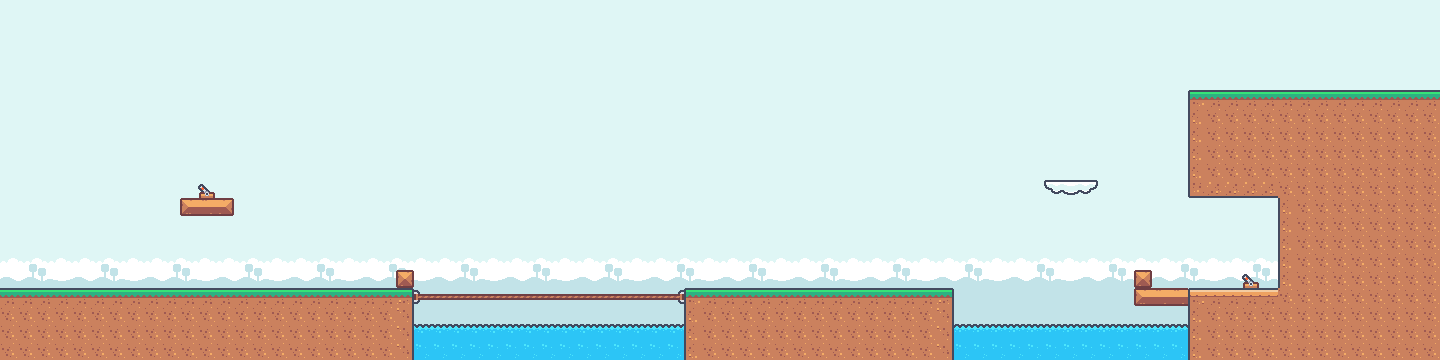

Tiled map render using the project's own tile images. Description and the map definition, with tile-layer contents summarised, below:
An orthogonal 80x20 tile map with 18x18 px tiles, 2 tile layers (Background, Ground-n-Platforms), 2 tilesets and 13 objects (12x coin, gem).

<map version="1.10" tiledversion="1.11.2" orientation="orthogonal" renderorder="right-down" width="80" height="20" tilewidth="18" tileheight="18" infinite="0" nextlayerid="5" nextobjectid="18">
 <editorsettings>
  <export target="platformer-level-2.tmj" format="json" />
 </editorsettings>
 <tileset firstgid="1" name="kenny_tilset_packed" tilewidth="18" tileheight="18" tilecount="180" columns="20">
  <image source="tilemap_packed.png" width="360" height="162" />
  <tile id="0">
   <properties>
    <property name="collides" type="bool" value="true" />
   </properties>
  </tile>
  <tile id="1">
   <properties>
    <property name="collides" type="bool" value="true" />
   </properties>
  </tile>
  <tile id="2">
   <properties>
    <property name="collides" type="bool" value="true" />
   </properties>
  </tile>
  <tile id="3">
   <properties>
    <property name="collides" type="bool" value="true" />
   </properties>
  </tile>
  <tile id="20">
   <properties>
    <property name="collides" type="bool" value="true" />
   </properties>
  </tile>
  <tile id="21">
   <properties>
    <property name="collides" type="bool" value="true" />
   </properties>
  </tile>
  <tile id="22">
   <properties>
    <property name="collides" type="bool" value="true" />
   </properties>
  </tile>
  <tile id="23">
   <properties>
    <property name="collides" type="bool" value="true" />
   </properties>
  </tile>
  <tile id="40">
   <properties>
    <property name="collides" type="bool" value="true" />
   </properties>
  </tile>
  <tile id="41">
   <properties>
    <property name="collides" type="bool" value="true" />
   </properties>
  </tile>
  <tile id="42">
   <properties>
    <property name="collides" type="bool" value="true" />
   </properties>
  </tile>
  <tile id="43">
   <properties>
    <property name="collides" type="bool" value="true" />
   </properties>
  </tile>
  <tile id="47">
   <properties>
    <property name="collides" type="bool" value="true" />
   </properties>
  </tile>
  <tile id="48">
   <properties>
    <property name="collides" type="bool" value="true" />
   </properties>
  </tile>
  <tile id="49">
   <properties>
    <property name="collides" type="bool" value="true" />
   </properties>
  </tile>
  <tile id="50">
   <properties>
    <property name="collides" type="bool" value="true" />
   </properties>
  </tile>
  <tile id="60">
   <properties>
    <property name="collides" type="bool" value="true" />
   </properties>
  </tile>
  <tile id="61">
   <properties>
    <property name="collides" type="bool" value="true" />
   </properties>
  </tile>
  <tile id="62">
   <properties>
    <property name="collides" type="bool" value="true" />
   </properties>
  </tile>
  <tile id="63">
   <properties>
    <property name="collides" type="bool" value="true" />
   </properties>
  </tile>
  <tile id="64">
   <properties>
    <property name="collides" type="bool" value="true" />
    <property name="switch" type="bool" value="true" />
   </properties>
  </tile>
  <tile id="65">
   <properties>
    <property name="switch" type="bool" value="true" />
   </properties>
  </tile>
  <tile id="66">
   <properties>
    <property name="collides" type="bool" value="true" />
    <property name="switch" type="bool" value="true" />
   </properties>
  </tile>
  <tile id="80">
   <properties>
    <property name="collides" type="bool" value="true" />
   </properties>
  </tile>
  <tile id="81">
   <properties>
    <property name="collides" type="bool" value="true" />
   </properties>
  </tile>
  <tile id="82">
   <properties>
    <property name="collides" type="bool" value="true" />
   </properties>
  </tile>
  <tile id="83">
   <properties>
    <property name="collides" type="bool" value="true" />
   </properties>
  </tile>
  <tile id="90">
   <properties>
    <property name="collides" type="bool" value="true" />
    <property name="switchable" value="left" />
   </properties>
  </tile>
  <tile id="91">
   <properties>
    <property name="collides" type="bool" value="true" />
    <property name="switchable" value="left" />
   </properties>
  </tile>
  <tile id="92">
   <properties>
    <property name="collides" type="bool" value="true" />
    <property name="switchable" value="left" />
   </properties>
  </tile>
  <tile id="100">
   <properties>
    <property name="collides" type="bool" value="true" />
   </properties>
  </tile>
  <tile id="101">
   <properties>
    <property name="collides" type="bool" value="true" />
   </properties>
  </tile>
  <tile id="102">
   <properties>
    <property name="collides" type="bool" value="true" />
   </properties>
  </tile>
  <tile id="103">
   <properties>
    <property name="collides" type="bool" value="true" />
   </properties>
  </tile>
  <tile id="120">
   <properties>
    <property name="collides" type="bool" value="true" />
   </properties>
  </tile>
  <tile id="121">
   <properties>
    <property name="collides" type="bool" value="true" />
   </properties>
  </tile>
  <tile id="122">
   <properties>
    <property name="collides" type="bool" value="true" />
   </properties>
  </tile>
  <tile id="123">
   <properties>
    <property name="collides" type="bool" value="true" />
   </properties>
  </tile>
  <tile id="140">
   <properties>
    <property name="collides" type="bool" value="true" />
   </properties>
  </tile>
  <tile id="141">
   <properties>
    <property name="collides" type="bool" value="true" />
   </properties>
  </tile>
  <tile id="142">
   <properties>
    <property name="collides" type="bool" value="true" />
   </properties>
  </tile>
  <tile id="143">
   <properties>
    <property name="collides" type="bool" value="true" />
   </properties>
  </tile>
  <tile id="153">
   <properties>
    <property name="collides" type="bool" value="true" />
    <property name="switchable" value="right" />
   </properties>
  </tile>
  <tile id="154">
   <properties>
    <property name="collides" type="bool" value="true" />
    <property name="switchable" value="right" />
   </properties>
  </tile>
  <tile id="155">
   <properties>
    <property name="collides" type="bool" value="true" />
    <property name="switchable" value="right" />
   </properties>
  </tile>
 </tileset>
 <tileset firstgid="181" name="BackGround" tilewidth="18" tileheight="18" tilecount="40" columns="10">
  <image source="tilemap-backgrounds_packed.png" width="192" height="72" />
 </tileset>
 <layer id="3" name="Background" width="80" height="20">
  <data>[1600 cells, 1415 non-empty, 18 distinct tile ids]</data>
 </layer>
 <objectgroup id="4" name="Objects">
  <object id="5" name="coin" gid="152" x="180.959" y="286.401" width="18" height="18" />
  <object id="6" name="coin" gid="152" x="200.558" y="286.401" width="18" height="18" />
  <object id="7" name="coin" gid="152" x="217.142" y="284.893" width="18" height="18" />
  <object id="8" name="coin" gid="152" x="395.04" y="251.726" width="18" height="18" />
  <object id="9" name="coin" gid="152" x="811.142" y="217.051" width="18" height="18" />
  <object id="10" name="coin" gid="152" x="791.543" y="217.051" width="18" height="18" />
  <object id="11" name="coin" gid="152" x="811.142" y="197.452" width="18" height="18" />
  <object id="12" name="coin" gid="152" x="829.233" y="217.051" width="18" height="18" />
  <object id="13" name="coin" gid="152" x="811.142" y="233.634" width="18" height="18" />
  <object id="14" name="coin" gid="152" x="1133.77" y="251.726" width="18" height="18" />
  <object id="15" name="coin" gid="152" x="1062.91" y="125.086" width="18" height="18" />
  <object id="16" name="coin" gid="152" x="1260.41" y="287.908" width="18" height="18" />
  <object id="17" name="gem" gid="68" x="1405.14" y="70.8122" width="18" height="18" />
 </objectgroup>
 <layer id="1" name="Ground-n-Platforms" width="80" height="20">
  <data>[1600 cells, 421 non-empty, 24 distinct tile ids]</data>
 </layer>
</map>
